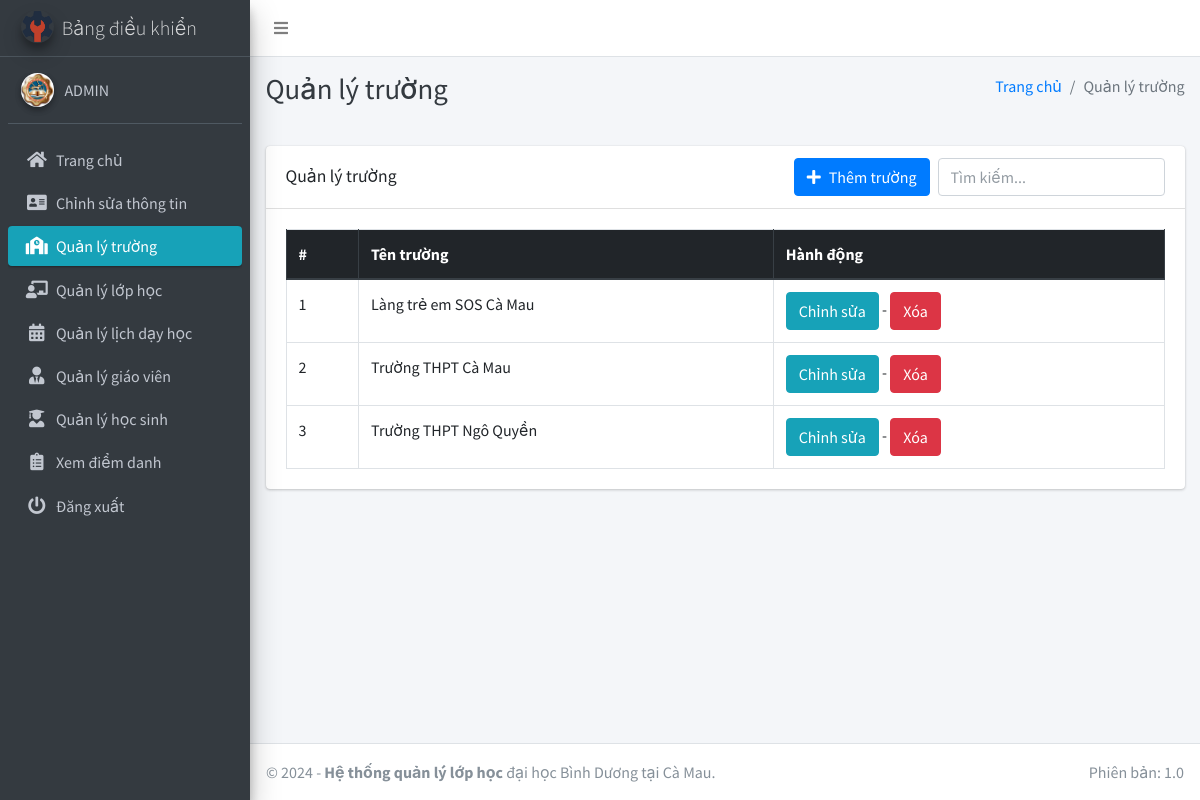
Page /schools/manage/ (signed in) on the committed database.
### main_app/models.py (models this page shows, shortened)
class CustomUser(AbstractUser):
    USER_TYPE = ((1, "HOD"), (2, "Staff"), (3, "Student"))
    GENDER = [("M", "Nam"), ("F", "Nữ")]
    username = None
    email = models.EmailField(unique=True, null=True, blank=True)
    student_id = models.CharField(max_length=20, unique=True, null=True, blank=True)
    user_type = models.CharField(default=1, choices=USER_TYPE, max_length=1)
    gender = models.CharField(max_length=1, choices=GENDER)
    profile_pic = models.ImageField(null=True, blank=True)
    address = models.TextField()
    qr_code = models.ImageField(
        upload_to="QR/", null=True, blank=True
    )  # Thêm trường lưu mã QR
    created_at = models.DateTimeField(auto_now_add=True)
    updated_at = models.DateTimeField(auto_now=True)
    USERNAME_FIELD = "student_id"  # Mặc định là student_id
    REQUIRED_FIELDS = []
    objects = CustomUserManager()

class Course(models.Model):
    name = models.CharField(max_length=120, null=True) #tên trường
    created_at = models.DateTimeField(auto_now_add=True)
    updated_at = models.DateTimeField(auto_now=True)

### main_app/hod_views.py (the view)
# urls.py: path("schools/manage/", hod_views.manage_course, name='manage_course'),
def manage_course(request):
    courses = Course.objects.all()
    context = {"courses": courses, "page_title": "Quản lý trường "}
    return render(request, "hod_template/manage_course.html", context)

### main_app/templates/hod_template/manage_course.html (shortened to what this page needs)
{% extends 'main_app/base.html' %}
{% load static %}
{% block page_title %}{{page_title}}{% endblock page_title %}
{% block content %}
<section class="content">
    <div class="container-fluid">
        <div class="row">
            <div class="col-md-12">
                <div class="card">
                    <div class="card-header d-flex justify-content-between align-items-center">
                        <h3 class="card-title">{{page_title}}</h3>
                        <div class="ml-auto d-flex align-items-center">
                            {% url 'add_course' as add_course %}
                            <a href="{{add_course}}" class="btn btn-primary d-flex align-items-center mr-2" style="white-space: nowrap;">
                                <i class="fas fa-plus mr-2"></i> Thêm trường
                            </a>
                            <input type="text" id="searchInput" class="form-control" placeholder="Tìm kiếm...">
                        </div>
                    </div>
                    <div class="card-body">
                        <table id="example2" class="table table-bordered table-hover">
                            <thead class="thead-dark">
                                <tr>
                                    <th>#</th>
                                    <th>Tên trường</th>
                                    <th>Hành động</th>
                                </tr>
                            </thead>
                            <tbody id="courseTableBody">
                                {% for course in courses %}
                                <tr>
                                    <td>{{ forloop.counter }}</td>
                                    <td>{{course.name}}</td>
                                    <td>
                                        <a href="{% url 'edit_course' course.id %}" class="btn btn-info">Chỉnh sửa</a> -
                                        <a href="{% url 'delete_course' course.id %}" onclick="return confirm('Bạn có chắc chắn muốn xóa khóa học này ?')" class="btn btn-danger">Xóa</a>
                                    </td>
                                </tr>
                                {% endfor %}
                            </tbody>
                        </table>
                    </div>
                </div>
            </div>
        </div>
    </div>
</section>
{% endblock content %}

### main_app/templates/main_app/sidebar_template.html (shortened to what this page needs)
{% load static %}
<aside class="main-sidebar sidebar-dark-info elevation-4">
    {% if request.user.user_type == '1' %}
    <a href="{% url 'admin_home' %}" class="brand-link">
        <img src="{% static 'dist/img/controll.ico' %} " alt="AdminLTE Logo"
            class="brand-image img-circle elevation-3" >
        <span class="brand-text font-weight-light">Bảng điều khiển</span>
    </a>
    <div class="sidebar">
        <div class="user-panel mt-3 pb-3 mb-3 d-flex">
            <div class="image">
                <img src="{{ request.user.profile_pic}}" class="img-circle elevation-2" alt="User Image">
            </div>
            <div class="info">
                <a href="#" class="d-block">{{user.last_name}}{{user.first_name}}</a>
            </div>
        </div>
        <nav class="mt-2">
            <ul class="nav nav-pills nav-sidebar flex-column" data-widget="treeview" role="menu" data-accordion="false">
                <li class="nav-item">
                    {% url 'admin_home' as admin_home %}
                    <a href="{{admin_home}}" class="nav-link {% if admin_home == request.path %} active {% endif %}">
                        <i class="nav-icon fas fa-home"></i>
                        <p>
                            Trang chủ
                        </p>
                    </a>
                </li>
                <li class="nav-item">
                    {% url 'admin_view_profile' as admin_view_profile %}
                    <a href="{{admin_view_profile}}"
                        class="nav-link {% if admin_view_profile == request.path %} active {% endif %}">
                        <i class="nav-icon fas fa-address-card"></i>
                        <p>
                            Chỉnh sửa thông tin
                        </p>
                    </a>
                </li>
                <li class="nav-item">
                    {% url 'manage_course' as manage_course %}
                    <a href="{{manage_course}}" class="nav-link {% if manage_course == request.path %} active {% endif %}">
                        <i class="nav-icon fas fa-school"></i>
                        <p>
                            Quản lý trường
                        </p>
                    </a>
                </li>
                <li class="nav-item">
                    {% url 'manage_subject' as manage_subject %}
                    <a href="{{manage_subject}}" class="nav-link {% if manage_subject == request.path %} active {% endif %}">
                        <i class="nav-icon fas fa-chalkboard-teacher"></i>
                        <p>
                            Quản lý lớp học
                        </p>
                    </a>
                </li>
                <li class="nav-item">
                    {% url 'manage_session' as manage_session %}
                    <a href="{{manage_session}}" class="nav-link {% if manage_session == request.path %} active {% endif %}">
                        <i class="nav-icon fas fa-calendar-alt"></i>
                        <p>
                            Quản lý lịch dạy học
                        </p>
                    </a>
                </li>
                <li class="nav-item">
                    {% url 'manage_staff' as manage_staff %}
                    <a href="{{manage_staff}}" class="nav-link {% if manage_staff == request.path %} active {% endif %}">
                        <i class="nav-icon fas fa-user-tie"></i>
                        <p>
                            Quản lý giáo viên
                        </p>
                    </a>
                </li>
                    <li class="nav-item">
                        {% url 'manage_student' as manage_student %}
                        <a href="{{manage_student}}" class="nav-link {% if manage_student == request.path %} active {% endif %}">
                            <i class="nav-icon fas fa-user-graduate"></i>
                            <p>
                                Quản lý học sinh
                            </p>
                        </a>
                    </li>
                <li class="nav-item">
                    {% url 'admin_view_attendance' as admin_view_attendance %}
                <li class="nav-item">
                    <a href="{{admin_view_attendance}}"
                        class="nav-link  {% if admin_view_attendance == request.path %} active {% endif %}">
                        <i class="nav-icon fas fa-clipboard-list"></i>
                        <p>
                            Xem điểm danh
                        </p>
                    </a>
                </li>
                                        {% endif %}
                                        <li class="nav-item">
                                            <a href="{% url 'user_logout' %}"
                                                onclick="return confirm('Phiên của bạn sẽ bị chấm dứt.\n\nTiếp tục?')"
                                                class="nav-link">
                                                <i class="nav-icon fas fa-power-off"></i>
                                                <p>
                                                    Đăng xuất
                                                </p>
                                            </a>
                                        </li>
                                    </ul>
                                </nav>
                            </div>
</aside>

### rows in the picture
CustomUser: user.profile_pic (picture), last_name "A", first_name "DMIN"
Course: name "Làng trẻ em SOS Cà Mau"
Course: name "Trường THPT Cà Mau"
Course: name "Trường THPT Ngô Quyền"

### other values in the picture
{{ page_title }} "Quản lý trường"
